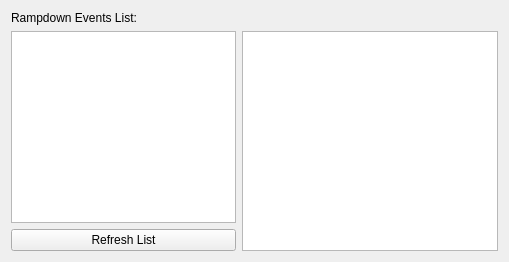
      <widget class="QWidget" name="rampdownEventsTab">
       <attribute name="title">
        <string>Rampdown Events</string>
       </attribute>
       <layout class="QGridLayout" name="rampdownEventsLayout">
        <item row="0" column="0">
         <widget class="QLabel" name="rampdownEventsLabel">
          <property name="text">
           <string>Rampdown Events List:</string>
          </property>
          <property name="alignment">
           <set>Qt::AlignLeading|Qt::AlignLeft|Qt::AlignVCenter</set>
          </property>
         </widget>
        </item>
        <item row="1" column="0">
         <widget class="QListWidget" name="rampdownListWidget">
          <property name="minimumSize">
           <size>
            <width>100</width>
            <height>0</height>
           </size>
          </property>
          <property name="maximumSize">
           <size>
            <width>225</width>
            <height>16777215</height>
           </size>
          </property>
          <property name="font">
           <font>
            <family>Lucida Console</family>
            <pointsize>9</pointsize>
           </font>
          </property>
         </widget>
        </item>
        <item row="2" column="0">
         <widget class="QPushButton" name="rampdownRefreshButton">
          <property name="text">
           <string>Refresh List</string>
          </property>
         </widget>
        </item>
        <item row="1" column="1" rowspan="2">
         <widget class="QPlainTextEdit" name="rampdownEventTextEdit">
          <property name="font">
           <font>
            <family>Lucida Console</family>
           </font>
          </property>
          <property name="lineWrapMode">
           <enum>QPlainTextEdit::NoWrap</enum>
          </property>
          <property name="readOnly">
           <bool>true</bool>
          </property>
         </widget>
        </item>
       </layout>
      </widget>
